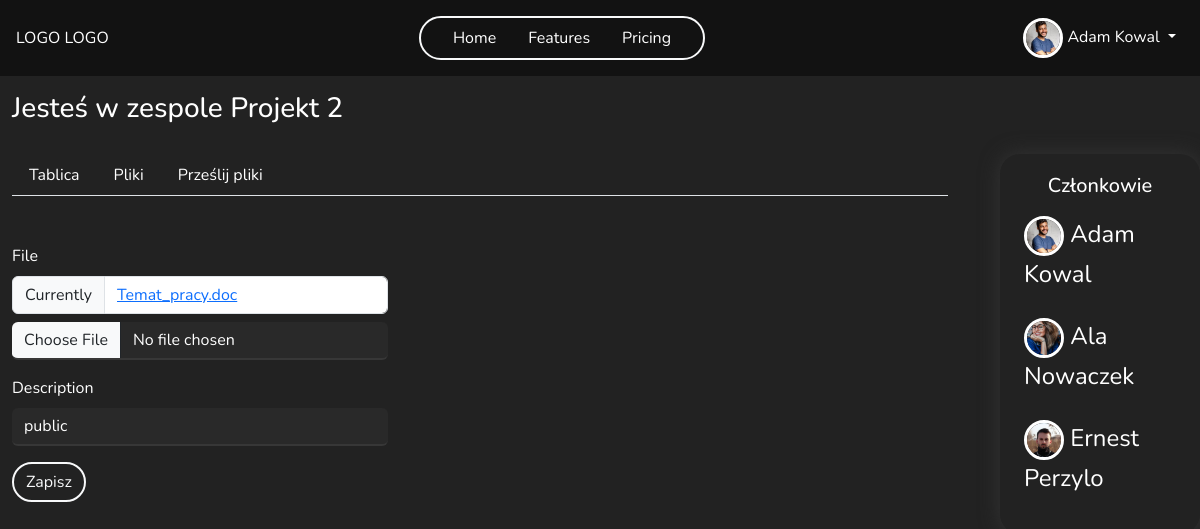
Screenshot of /team/4/edit_file/7 (signed in) with the database file from the repository.
### main/models.py (models this page shows, shortened)
class Profile(models.Model):
    user = models.OneToOneField(User, on_delete=models.CASCADE)
    image = models.ImageField(default='default.jpg', upload_to=UniqueFileName('profile_pics'))
    bio = models.TextField(max_length=500, blank=True, null=True)
    country = CountryField(default = 'PL')
    age = models.PositiveSmallIntegerField(blank=True, null=True)
    phone_number = models.CharField(max_length=20, blank=True, null=True)
    website = models.CharField(max_length=255, blank=True, null=True)

class Team(models.Model):
    name = models.CharField(max_length=255)
    founder = models.ForeignKey(User, on_delete=models.CASCADE, related_name='team_founder')
    members = models.ManyToManyField(User, through='TeamMembership', related_name='team_member', blank=True)
    key = models.OneToOneField(Key, on_delete=models.SET_NULL, null=True, blank=True, related_name='team_key', unique=True)
    def get_members(self):
        return TeamMembership.objects.filter(team=self)
    class Meta:
        permissions = [
            ("add_new_member", "Can add new team memeber"),
            ("delete_member", "Can delete team memeber"),
            ("manage_perms", "Can manage all permission in team")
        ]

class File(models.Model):
    PRIVACY_CHOICES = [
        ('public', 'Publiczny'),
        ('confidencial', 'Poufny'),
        ('secret', 'Tajny')
    ]
    class Meta:
        permissions = [
            ('download_file', 'Can download file'),
            ('view_confidencial', 'Can view confidencial files'),
            ('edit_confidencial', 'Can edit confidencial files'),
            ('download_confidencial', 'Can download confidencial files'),
            ('view_secret', 'Can view secret files'),
            ('edit_secret', 'Can edit secret files'),
            ('download_secret', 'Can download secret files'),
        ]
    description = models.CharField(max_length=255)
    author = models.ForeignKey(User, on_delete=models.CASCADE)
    team = models.ForeignKey(Team, on_delete=models.CASCADE)
    file = models.FileField(upload_to=upload_to_team_folder, storage=gd_storage, validators=[CustomFileExtensionValidator(['pdf', 'doc', 'docx'])])
    upload_date = models.DateTimeField(default=timezone.now)
    version = models.SmallIntegerField(default=1)
    last_editor = models.ForeignKey(User, on_delete=models.SET_NULL, null=True, blank=True, related_name='last_edited_files')
    privacy_level = models.CharField(max_length=12, choices=PRIVACY_CHOICES, default='public')
    def download(self, request):
        if self.team.key:
            fernet_team = self.get_team_key()
            encrypt_content = self.file.read()
            decrypted_content = fernet_team.decrypt(encrypt_content)
            mime_type, _ = guess_type(self.file.name)
            response = HttpResponse(decrypted_content, content_type=mime_type)
            response['Content-Disposition'] = f'attachment; filename="{os.path.basename(self.file.name)}"'
        return response

class TeamMembership(models.Model):
    user = models.ForeignKey(User, on_delete=models.CASCADE)
    team = models.ForeignKey(Team, on_delete=models.CASCADE)
    groups = models.ManyToManyField(Group)
    def get_fullname_member(self):
        return f'{self.user.get_full_name()}'

### main/views.py (the view)
# urls.py: path('team/<int:team_id>/edit_file/<int:file_id>', views.edit_file, name='edit_file'),
@login_required
def edit_file(request, team_id, file_id):
    team, members = get_team_and_members(team_id)
    file = get_object_or_404(File, pk=file_id)
    privacy_level = file.privacy_level
    form = EditFileForm(request.POST or None, instance=file)
    if request.user.is_authenticated:
        user = request.user
    if request.method == 'POST':
        form = EditFileForm(request.POST, request.FILES, instance=file)
        if form.is_valid():
            form.save(commit=False)
            file.last_editor = request.user
            file.version += 1
            file.save()
            return redirect('team_files', id=team.id)
    else:
        form = EditFileForm( instance=file)
    context = {'team':team, 'form':form, 'members': members, 'user':user, }
    if(
        (privacy_level == 'public' and check_perms(user, team, 'change_file')) or
        (privacy_level == 'confidencial' and check_perms(user, team, 'edit_confidencial')) or
        (privacy_level == 'secret' and check_perms(user, team, 'edit_secret'))
    ):
        return render(request, 'teams/edit_file.html', context=context)
    else:
        return redirect('error_page')

### main/forms.py
class EditFileForm(ModelForm):
    class Meta:
        model = File
        fields = ['file', 'description']

### main/permission_tools.py (called while the page is built)
def check_perms(user, team, codename):
    team_membership = TeamMembership.objects.filter(user=user, team=team).first()
    if team_membership:
        if team_membership.groups.filter(permissions__codename=codename).exists():
            return True
        return False
    else:
        raise Http404("Nie należysz do tego zespołu!!!")

### main/views.py (called while the page is built)
def get_team_and_members(id):
    team = get_object_or_404(Team, pk=id)
    members = team.get_members()
    return team, members

### main/templates/teams/edit_file.html (shortened to what this page needs)
{% extends "teams/team_detail.html" %}
{% load crispy_forms_tags %}
{% block navbar %}
    {% include 'main/navbar.html' %}
{% endblock navbar %}
{% block team-content %}
<div class="row mt-5">
    <div class="col-5">
        <form method="POST" enctype="multipart/form-data">
            {{form|crispy}}
            <button type="submit" class="btn btn-outline-light border-2 rounded-pill">Zapisz</button>
        </form>
    </div>
</div>
{% endblock %}

### main/templates/teams/team_detail.html (shortened to what this page needs)
{% extends "main/base.html" %}
{% load crispy_forms_tags %}
{% block content %}
<div class="container-fluid team-container ">
  <h3 class="mt-3">Jesteś w zespole {{team.name}}</h3>
    <div class="row ">
        <div class="col-10 team-col">
            <ul class="nav nav-tabs">
                <li class="nav-item">
                  <a class="nav-link" aria-current="page" href="{% url 'team_board' team.id %}">Tablica</a>
                </li>
                <li class="nav-item">
                  <a class="nav-link" href="{% url 'team_files' team.id %}">Pliki</a>
                </li>
                <li class="nav-item">
                  <a class="nav-link" href="{% url 'team_add_file' team.id %}">Prześlij pliki</a>
                </li>
              </ul>
            <div class="team-content">
              {% block team-content %}{% endblock team-content %}
            </div>
        </div>
        <div class="col-2 members-col" >
            <h5 class="text-center ">Członkowie</h5>
          {% for member in members %}
            <div class="row d-flex align-items-center ">
                <div class="member-name d-flex justify-content-between ">
                    <div>
                      <img src="{{ member.user.profile.image.url }}" class="rounded-circle img-profile">
                      {{member.get_fullname_member}}
                    </div>
                </div>
            </div>
          {% endfor %}
        </div>
    </div>
</div>
{% endblock content %}

### main/templates/main/navbar.html (shortened to what this page needs)
<nav class="navbar navbar-expand-lg my-nav text-light justify-content-center position-relative p-3 z-3">
  <div class="d-flex justify-content-between w-100 align-items-center">
    <a class=" nav-link" href="/">LOGO LOGO</a>
    <ul class="navbar-nav mb-2 mb-lg-0 justify-content-center border border-2 border-light rounded-pill px-4 gap-3 ">
      <li class="nav-item">
        <a class="nav-link active" aria-current="page" href="{% url 'home' %}">Home</a>
      </li>
      <li class="nav-item">
        <a class="nav-link" href="#">Features</a>
      </li>
      <li class="nav-item">
        <a class="nav-link" href="#">Pricing</a>
      </li>
    </ul>
    <div class="navbar-nav ">
      {% if user.is_authenticated %}
          <div class="nav-item dropdown ml-auto">
            <a class="nav-link dropdown-toggle" href="#" role="button" data-bs-toggle="dropdown" aria-expanded="true">
              <img src="{{ user.profile.image.url }}" class="rounded-circle img-profile">
              {{ user.get_full_name }}
            </a>
          </div>
      {% else %}
      <a
        class="nav-link border border-2 border-light rounded-pill d-flex justify-content-center align-items-center gap-3 position-relative login-icon"
        href="{% url 'my-login' %}">Login<i class="fa-solid fa-user border border-2 border-light rounded-circle position-absolute button-icon"></i></a>
      {% endif %}
    </div>
  </div>
</nav>

### static/style/new.css (style rules this page uses)
* { padding: 0; margin: 0; box-sizing: border-box; font-family: 'Nunito', sans-serif; }
.bg { background-color: #121212 !important; color: white; }
.navbar { height: 76px !important; }
.nav-link { color: white !important; }
.img-profile { width: 40px ; height: 40px; object-fit: cover; border: 3px solid white; }

### static/style/profile.css (style rules this page uses)
.btn { cursor: pointer; }
.text-light { color: #babbbc !important; }

### static/style/team.css (style rules this page uses)
.team-container { height: calc(100vh - 76px); background-color: #222222; }
.team-col { border-radius: 20px; width: 80% !important; margin-right: 40px; padding: 20px; }
.members-col { box-shadow: 0 0 20px rgb(52, 52, 52) !important; max-height: 780px !important; border-radius: 20px; padding: 20px; overflow:auto; margin-top: 20px !important; max-height: 670px !important; overflow-y: auto ; }
.members-col .row { margin: 10px 10px 10px 0; }
.member-name { font-size: 24px; width: auto; padding: 8px; position: relative; }
form input, form select { background-color:#292929 !important; border: none !important; color: white !important; border-bottom: solid 2px #373737!important; }

### rows the page displays
Team: name "Projekt 2"
File: description "public"
TeamMembership: user.profile.image (picture), get_fullname_member "Adam Kowal"
TeamMembership: user.profile.image (picture), get_fullname_member "Ala Nowaczek"
TeamMembership: user.profile.image (picture), get_fullname_member "Ernest Perzylo"

### other values shown
{{ user.get_full_name }} "Adam Kowal"
